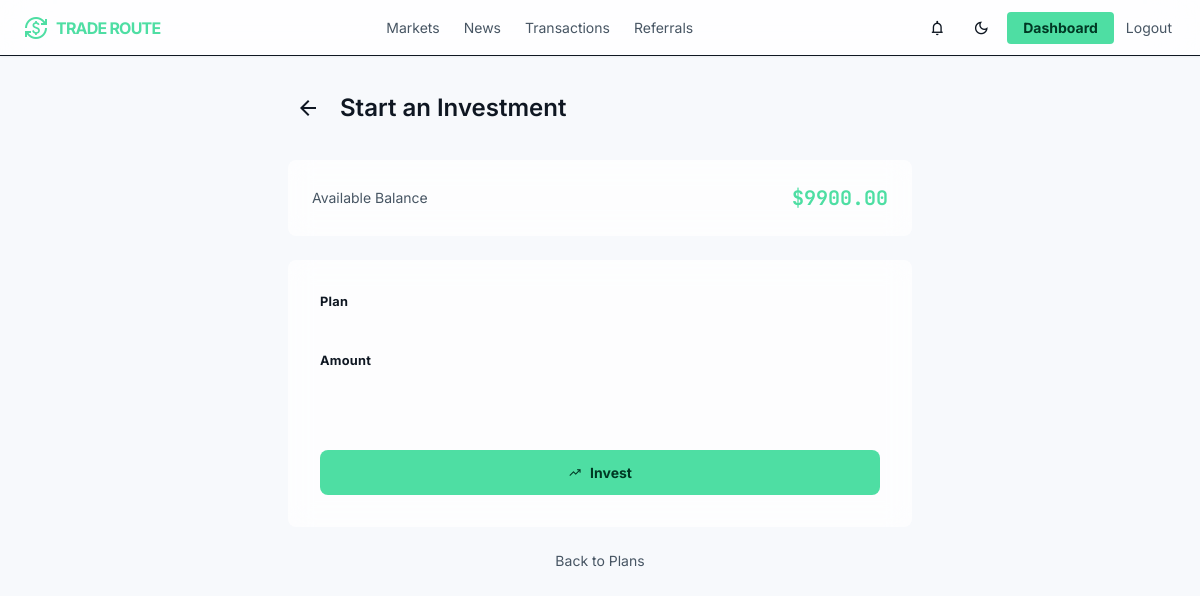
Page /investments/new/ (signed in) on the earlier database version.
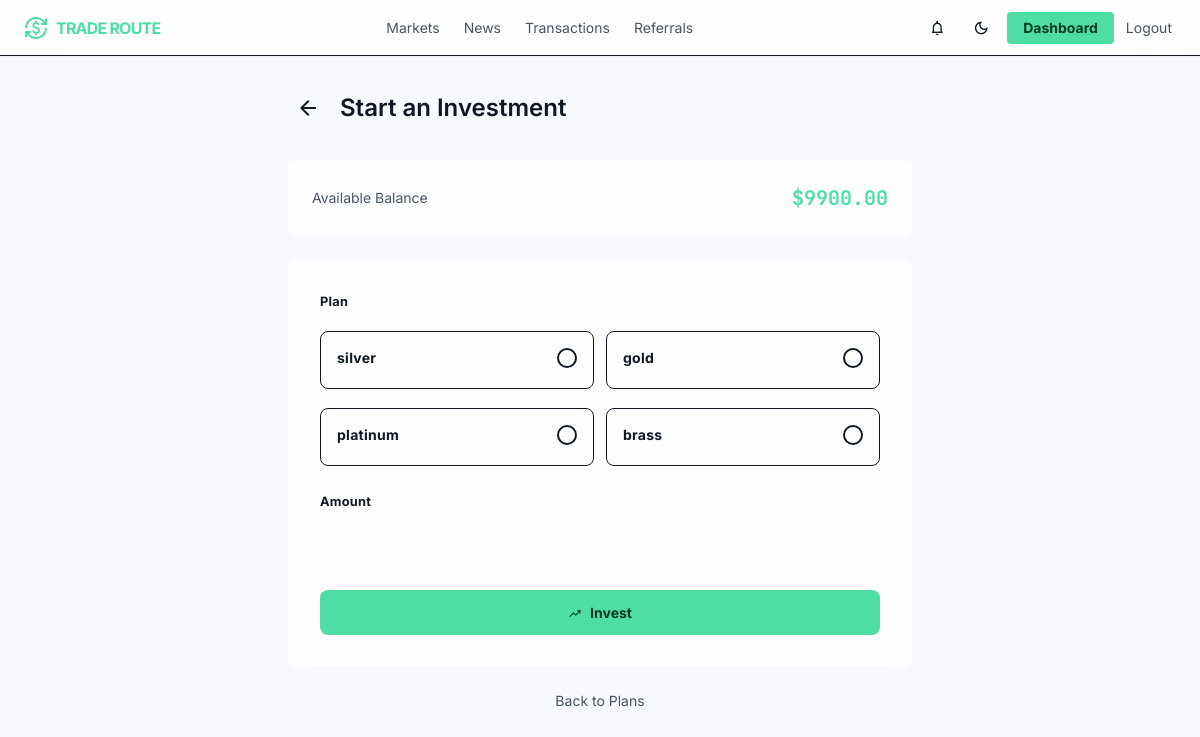
Same page on the later database version.
### core/models.py (models this page shows)
class InvestmentPlan(models.Model):
    name = models.CharField(max_length=100)
    minimum = models.DecimalField(max_digits=20, decimal_places=2)
    maximum = models.DecimalField(max_digits=20, decimal_places=2)
    roi = models.DecimalField(
        max_digits=5,
        decimal_places=2,
        help_text="Percentage"
    )
    duration_days = models.PositiveIntegerField()
    active = models.BooleanField(default=True)
    created_at = models.DateTimeField(auto_now_add=True)
    def __str__(self):
        return self.name

### core/views.py (the view)
# urls.py: path("investments/new/", views.investment_create_view, name="investment_create"),
@login_required
def investment_create_view(request):
    if request.method == "POST":
        form = InvestmentForm(request.POST, user=request.user)
        if form.is_valid():
            plan = form.cleaned_data["plan"]
            amount = form.cleaned_data["amount"]
            expected_profit, total_return, ends_at = calculate_investment_returns(plan, amount)
            investment = Investment.objects.create(
                user=request.user,
                plan=plan,
                amount=amount,
                expected_profit=expected_profit,
                total_return=total_return,
                ends_at=ends_at,
            )
            request.user.balance -= amount
            request.user.investment_balance += amount
            request.user.save(update_fields=["balance", "investment_balance"])
            log_transaction(request.user, "investment", amount,
                             f"Invested in {plan.name}")
            messages.success(request, f"Successfully invested in {plan.name}.")
            return redirect("core:investment_detail", pk=investment.pk)
    else:
        form = InvestmentForm(user=request.user, initial={"plan": request.GET.get("plan")})
    return render(request, "core/investment_create.html", {"form": form})

### core/forms.py (shortened to what this page needs)
class InvestmentForm(forms.Form):
    plan = forms.ModelChoiceField(queryset=InvestmentPlan.objects.filter(active=True))
    amount = forms.DecimalField(max_digits=20, decimal_places=2)
    def __init__(self, *args, **kwargs):
        self.user = kwargs.pop("user", None)
        super().__init__(*args, **kwargs)

### core/context_processors.py (called while the page is built)
def site_settings(request):
    return {"site_settings": SiteSetting.objects.first()}

def notifications_badge(request):
    if request.user.is_authenticated:
        count = Notification.objects.filter(user=request.user, is_read=False).count()
    else:
        count = 0
    return {"unread_notifications_count": count}

### core/templates/core/investment_create.html (shortened to what this page needs)
{% extends "core/base.html" %}
{% block content %}
<div class="max-w-2xl mx-auto px-container-padding py-stack-lg">
    <div class="flex items-center gap-3 mb-8">
        <a href="{% url 'core:investment_plans' %}" class="w-10 h-10 rounded-lg edge-bg-5 flex items-center justify-center">
            <span class="material-symbols-outlined text-on-surface">arrow_back</span>
        </a>
        <h1 class="font-display-lg text-headline-md">Start an Investment</h1>
    </div>
    <div class="glass-panel p-6 rounded-xl mb-6 flex items-center justify-between">
        <span class="text-on-surface-variant text-sm">Available Balance</span>
        <span class="font-data-lg text-xl font-bold text-primary">${{ user.balance }}</span>
    </div>
    <div class="glass-panel p-6 md:p-8 rounded-xl">
        <form method="post" class="styled-form" id="investment-form">
            <p class="mb-2">
                <label>{{ form.plan.label }}</label>
                <div class="grid grid-cols-1 sm:grid-cols-2 gap-3" id="plan-picker">
                    {% for value, label in form.plan.field.choices %}
                        {% if value %}
                        <label class="plan-card-option rounded-xl border edge-b-10 p-4 cursor-pointer transition-all" data-plan-id="{{ value }}">
                            <span class="flex items-center justify-between mb-1">
                                <span class="font-bold text-on-surface text-sm">{{ label }}</span>
                                <span class="w-5 h-5 rounded-full border-2 edge-b-10 plan-radio-dot flex items-center justify-center shrink-0"></span>
                            </span>
                        </label>
                        {% endif %}
                    {% endfor %}
                </div>
            </p>
            <p>
                <label for="{{ form.amount.id_for_label }}">{{ form.amount.label }}</label>
                {{ form.amount }}
            </p>
            <button type="submit" class="btn-primary w-full mt-2">
                <span class="material-symbols-outlined text-sm">trending_up</span>
                Invest
            </button>
        </form>
    </div>
    <a href="{% url 'core:investment_plans' %}" class="block text-center text-on-surface-variant text-sm mt-6 hover:text-primary transition-colors">
        Back to Plans
    </a>
</div>
{% endblock %}

Differences in the rows shown:
added InvestmentPlan: choices "silver"
added InvestmentPlan: choices "gold"
added InvestmentPlan: choices "platinum"
added InvestmentPlan: choices "brass"
